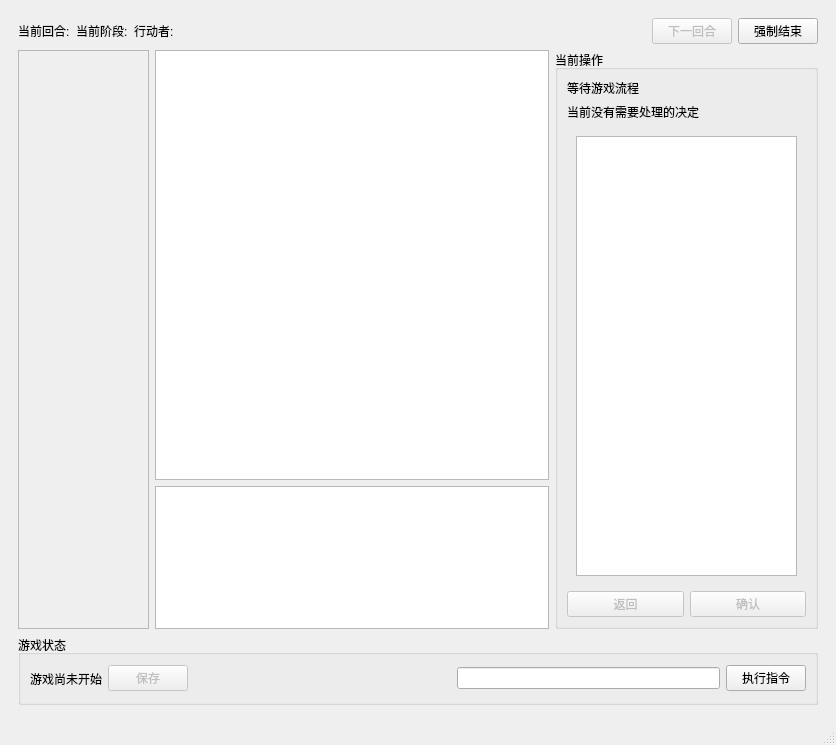
<?xml version="1.0" encoding="UTF-8"?>
<ui version="4.0">
 <class>MainWindow</class>
 <widget class="QMainWindow" name="MainWindow">
  <property name="geometry">
   <rect>
    <x>0</x>
    <y>0</y>
    <width>836</width>
    <height>745</height>
   </rect>
  </property>
  <property name="windowTitle">
   <string>Papermoon GM终端</string>
  </property>
  <widget class="QWidget" name="centralwidget">
   <layout class="QVBoxLayout" name="verticalLayout">
    <item>
     <widget class="QStackedWidget" name="mainStack">
      <property name="currentIndex">
       <number>2</number>
      </property>
      <widget class="QWidget" name="mainMenuPage">
       <layout class="QVBoxLayout" name="mainMenuPageLayout">
        <item>
         <widget class="QLabel" name="label">
          <property name="font">
           <font>
            <pointsize>16</pointsize>
           </font>
          </property>
          <property name="text">
           <string>Papermoon</string>
          </property>
         </widget>
        </item>
        <item>
         <spacer name="mainMenuTopSpacer">
          <property name="orientation">
           <enum>Qt::Orientation::Vertical</enum>
          </property>
          <property name="sizeHint" stdset="0">
           <size>
            <width>20</width>
            <height>40</height>
           </size>
          </property>
         </spacer>
        </item>
        <item>
         <layout class="QHBoxLayout" name="mainMenuCenterLayout">
          <item>
           <spacer name="mainMenuLeftSpacer">
            <property name="orientation">
             <enum>Qt::Orientation::Horizontal</enum>
            </property>
            <property name="sizeHint" stdset="0">
             <size>
              <width>40</width>
              <height>20</height>
             </size>
            </property>
           </spacer>
          </item>
          <item>
           <widget class="QFrame" name="mainMenuPanel">
            <property name="minimumSize">
             <size>
              <width>280</width>
              <height>250</height>
             </size>
            </property>
            <property name="maximumSize">
             <size>
              <width>320</width>
              <height>280</height>
             </size>
            </property>
            <property name="frameShape">
             <enum>QFrame::Shape::StyledPanel</enum>
            </property>
            <property name="frameShadow">
             <enum>QFrame::Shadow::Raised</enum>
            </property>
            <layout class="QVBoxLayout" name="verticalLayout_2">
             <item>
              <widget class="QPushButton" name="newGameButton">
               <property name="minimumSize">
                <size>
                 <width>240</width>
                 <height>44</height>
                </size>
               </property>
               <property name="font">
                <font>
                 <pointsize>12</pointsize>
                 <bold>true</bold>
                </font>
               </property>
               <property name="text">
                <string>新游戏</string>
               </property>
              </widget>
             </item>
             <item>
              <widget class="QPushButton" name="loadGameButton">
               <property name="minimumSize">
                <size>
                 <width>240</width>
                 <height>44</height>
                </size>
               </property>
               <property name="font">
                <font>
                 <pointsize>12</pointsize>
                 <bold>true</bold>
                </font>
               </property>
               <property name="text">
                <string>加载游戏</string>
               </property>
              </widget>
             </item>
             <item>
              <widget class="QPushButton" name="exitButton">
               <property name="minimumSize">
                <size>
                 <width>240</width>
                 <height>44</height>
                </size>
               </property>
               <property name="font">
                <font>
                 <pointsize>12</pointsize>
                 <bold>true</bold>
                </font>
               </property>
               <property name="text">
                <string>退出</string>
               </property>
              </widget>
             </item>
            </layout>
           </widget>
          </item>
          <item>
           <spacer name="mainMenuRightSpacer">
            <property name="orientation">
             <enum>Qt::Orientation::Horizontal</enum>
            </property>
            <property name="sizeHint" stdset="0">
             <size>
              <width>40</width>
              <height>20</height>
             </size>
            </property>
           </spacer>
          </item>
         </layout>
        </item>
        <item>
         <spacer name="mainMenuBottomSpacer">
          <property name="orientation">
           <enum>Qt::Orientation::Vertical</enum>
          </property>
          <property name="sizeHint" stdset="0">
           <size>
            <width>20</width>
            <height>40</height>
           </size>
          </property>
         </spacer>
        </item>
       </layout>
      </widget>
      <widget class="QWidget" name="setupPage">
       <layout class="QVBoxLayout" name="verticalLayout_7">
        <item>
         <layout class="QHBoxLayout" name="horizontalLayout">
          <item>
           <layout class="QVBoxLayout" name="verticalLayout_3">
            <item>
             <widget class="QPushButton" name="backToMenuButton">
              <property name="font">
               <font>
                <pointsize>12</pointsize>
               </font>
              </property>
              <property name="text">
               <string>返回</string>
              </property>
             </widget>
            </item>
            <item>
             <widget class="QLabel" name="setupTitleLabel">
              <property name="font">
               <font>
                <pointsize>12</pointsize>
                <bold>true</bold>
               </font>
              </property>
              <property name="text">
               <string>新游戏配置</string>
              </property>
             </widget>
            </item>
           </layout>
          </item>
          <item>
           <spacer name="horizontalSpacer_3">
            <property name="orientation">
             <enum>Qt::Orientation::Horizontal</enum>
            </property>
            <property name="sizeHint" stdset="0">
             <size>
              <width>761</width>
              <height>20</height>
             </size>
            </property>
           </spacer>
          </item>
         </layout>
        </item>
        <item>
         <widget class="QScrollArea" name="setupScrollArea">
          <property name="minimumSize">
           <size>
            <width>800</width>
            <height>500</height>
           </size>
          </property>
          <property name="widgetResizable">
           <bool>true</bool>
          </property>
          <widget class="QWidget" name="scrollAreaWidgetContents">
           <property name="geometry">
            <rect>
             <x>0</x>
             <y>0</y>
             <width>900</width>
             <height>1200</height>
            </rect>
           </property>
           <property name="minimumSize">
            <size>
             <width>900</width>
             <height>1200</height>
            </size>
           </property>
           <layout class="QVBoxLayout" name="verticalLayout_4">
            <item>
             <widget class="QGroupBox" name="mapSetupGroup">
              <property name="title">
               <string>地图</string>
              </property>
              <layout class="QGridLayout" name="gridLayout">
               <property name="horizontalSpacing">
                <number>8</number>
               </property>
               <item row="1" column="0" colspan="2">
                <widget class="QPushButton" name="importMapButton">
                 <property name="text">
                  <string>导入地图</string>
                 </property>
                </widget>
               </item>
               <item row="1" column="3">
                <widget class="QLabel" name="mapSummaryLabel">
                 <property name="text">
                  <string>TextLabel</string>
                 </property>
                </widget>
               </item>
               <item row="1" column="4" rowspan="2">
                <spacer name="horizontalSpacer_4">
                 <property name="orientation">
                  <enum>Qt::Orientation::Horizontal</enum>
                 </property>
                 <property name="sizeHint" stdset="0">
                  <size>
                   <width>728</width>
                   <height>20</height>
                  </size>
                 </property>
                </spacer>
               </item>
               <item row="1" column="2">
                <widget class="QPushButton" name="clearMapButton">
                 <property name="text">
                  <string>清除地图</string>
                 </property>
                </widget>
               </item>
               <item row="2" column="0" colspan="2">
                <widget class="QLabel" name="grailLocationTips">
                 <property name="text">
                  <string>圣杯出现位置</string>
                 </property>
                </widget>
               </item>
               <item row="2" column="2" colspan="2">
                <widget class="QComboBox" name="grailLocationCombo">
                 <property name="minimumSize">
                  <size>
                   <width>180</width>
                   <height>0</height>
                  </size>
                 </property>
                </widget>
               </item>
               <item row="0" column="0" colspan="3">
                <widget class="QLineEdit" name="mapPathEdit">
                 <property name="readOnly">
                  <bool>true</bool>
                 </property>
                </widget>
               </item>
               <item row="0" column="3">
                <widget class="QPushButton" name="browseMapButton">
                 <property name="minimumSize">
                  <size>
                   <width>72</width>
                   <height>0</height>
                  </size>
                 </property>
                 <property name="maximumSize">
                  <size>
                   <width>72</width>
                   <height>16777215</height>
                  </size>
                 </property>
                 <property name="text">
                  <string>浏览…</string>
                 </property>
                </widget>
               </item>
              </layout>
             </widget>
            </item>
            <item>
             <widget class="QLabel" name="label_2">
              <property name="font">
               <font>
                <pointsize>12</pointsize>
                <bold>false</bold>
               </font>
              </property>
              <property name="text">
               <string>在此导入地图和参战角色</string>
              </property>
             </widget>
            </item>
            <item>
             <widget class="QGroupBox" name="characterSetupGroup">
              <property name="title">
               <string>参战角色</string>
              </property>
              <layout class="QGridLayout" name="gridLayout_2">
               <item row="1" column="2">
                <spacer name="horizontalSpacer_5">
                 <property name="orientation">
                  <enum>Qt::Orientation::Horizontal</enum>
                 </property>
                 <property name="sizeHint" stdset="0">
                  <size>
                   <width>678</width>
                   <height>20</height>
                  </size>
                 </property>
                </spacer>
               </item>
               <item row="2" column="0">
                <widget class="QPushButton" name="removeCharacterButton">
                 <property name="text">
                  <string>移除角色</string>
                 </property>
                </widget>
               </item>
               <item row="1" column="0">
                <widget class="QPushButton" name="importCharacterButton">
                 <property name="text">
                  <string>导入角色</string>
                 </property>
                </widget>
               </item>
               <item row="1" column="1">
                <widget class="QPushButton" name="viewCharacterButton">
                 <property name="text">
                  <string>查看角色</string>
                 </property>
                </widget>
               </item>
               <item row="0" column="0" colspan="2">
                <widget class="QTableWidget" name="characterTable"/>
               </item>
               <item row="2" column="1">
                <widget class="QPushButton" name="setRelationshipButton">
                 <property name="text">
                  <string>设置主从</string>
                 </property>
                </widget>
               </item>
              </layout>
             </widget>
            </item>
            <item>
             <widget class="QGroupBox" name="ruleSetupGroup">
              <property name="title">
               <string>游戏规则</string>
              </property>
              <layout class="QGridLayout" name="ruleSetupLayout">
               <item row="0" column="0">
                    <widget class="QLabel" name="maximumTurnsLabel">
                     <property name="text">
                      <string>最大回合数</string>
                     </property>
                    </widget>
               </item>
               <item row="0" column="2">
                    <widget class="QSpinBox" name="MaximumTurnsSpinBox">
                     <property name="minimum">
                      <number>60</number>
                     </property>
                     <property name="maximum">
                      <number>9999999</number>
                     </property>
                     <property name="value">
                      <number>120</number>
                     </property>
                    </widget>
               </item>
               <item row="1" column="0">
                    <widget class="QLabel" name="grailAppearanceConditionLabel">
                     <property name="text">
                      <string>圣杯出现条件</string>
                     </property>
                    </widget>
               </item>
               <item row="1" column="1">
                    <widget class="QLabel" name="descriptionLabel0">
                     <property name="text">
                      <string>退场</string>
                     </property>
                    </widget>
               </item>
               <item row="1" column="2">
                    <widget class="QSpinBox" name="grailAppearanceConditionSpinBox">
                     <property name="maximum">
                      <number>14</number>
                     </property>
                     <property name="value">
                      <number>4</number>
                     </property>
                    </widget>
               </item>
               <item row="1" column="3">
                    <widget class="QLabel" name="descriptionLabel1">
                     <property name="text">
                      <string>名从者</string>
                     </property>
                    </widget>
               </item>
               <item row="2" column="0">
                    <widget class="QLabel" name="grailReadyConditionLabel">
                     <property name="text">
                      <string>圣杯就绪条件</string>
                     </property>
                    </widget>
               </item>
               <item row="2" column="1">
                    <widget class="QLabel" name="descriptionLabel0_2">
                     <property name="text">
                      <string>退场</string>
                     </property>
                    </widget>
               </item>
               <item row="2" column="2">
                    <widget class="QSpinBox" name="grailReadyConditionSpinBox">
                     <property name="maximum">
                      <number>14</number>
                     </property>
                     <property name="value">
                      <number>6</number>
                     </property>
                    </widget>
               </item>
               <item row="2" column="3">
                    <widget class="QLabel" name="descriptionLabel1_2">
                     <property name="text">
                      <string>名从者</string>
                     </property>
                    </widget>
               </item>
               <item row="0" column="4" rowspan="3">
                <spacer name="horizontalSpacer_6">
                 <property name="orientation">
                  <enum>Qt::Orientation::Horizontal</enum>
                 </property>
                 <property name="sizeHint" stdset="0">
                  <size>
                   <width>465</width>
                   <height>20</height>
                  </size>
                 </property>
                </spacer>
               </item>
              </layout>
             </widget>
            </item>
            <item>
             <spacer name="verticalSpacer">
              <property name="orientation">
               <enum>Qt::Orientation::Vertical</enum>
              </property>
              <property name="sizeHint" stdset="0">
               <size>
                <width>20</width>
                <height>319</height>
               </size>
              </property>
             </spacer>
            </item>
           </layout>
          </widget>
         </widget>
        </item>
        <item>
         <widget class="QPushButton" name="gameStartButton">
          <property name="minimumSize">
           <size>
            <width>0</width>
            <height>50</height>
           </size>
          </property>
          <property name="text">
           <string>创建游戏</string>
          </property>
         </widget>
        </item>
       </layout>
      </widget>
      <widget class="QWidget" name="gamePage">
       <layout class="QVBoxLayout" name="gamePageLayout" stretch="0,1">
        <item>
         <layout class="QHBoxLayout" name="gameHeaderLayout">
          <item>
           <widget class="QLabel" name="globalTurnLabel">
            <property name="text">
             <string>当前回合:</string>
            </property>
           </widget>
          </item>
          <item>
           <widget class="QLabel" name="gamePhaseLabel">
            <property name="text">
             <string>当前阶段:</string>
            </property>
           </widget>
          </item>
          <item>
           <widget class="QLabel" name="currentActorLabel">
            <property name="text">
             <string>行动者:</string>
            </property>
           </widget>
          </item>
          <item>
           <spacer name="horizontalSpacer_9">
            <property name="orientation">
             <enum>Qt::Orientation::Horizontal</enum>
            </property>
            <property name="sizeHint" stdset="0">
             <size>
              <width>40</width>
              <height>20</height>
             </size>
            </property>
           </spacer>
          </item>
          <item>
           <widget class="QPushButton" name="nextTurnButton">
            <property name="enabled">
             <bool>false</bool>
            </property>
            <property name="text">
             <string>下一回合</string>
            </property>
           </widget>
          </item>
          <item>
           <widget class="QPushButton" name="endGameButton">
            <property name="text">
             <string>强制结束</string>
            </property>
           </widget>
          </item>
         </layout>
        </item>
        <item>
         <layout class="QVBoxLayout" name="gameContentLayout" stretch="1,0">
          <item>
           <layout class="QHBoxLayout" name="gameMainLayout" stretch="1,3,2">
            <item>
             <widget class="QScrollArea" name="gameCharacterScrollArea">
              <property name="widgetResizable">
               <bool>true</bool>
              </property>
              <widget class="QWidget" name="gameCharacterButtonContainer">
               <property name="geometry">
                <rect>
                 <x>0</x>
                 <y>0</y>
                 <width>129</width>
                 <height>553</height>
                </rect>
               </property>
               <layout class="QVBoxLayout" name="gameCharacterButtonLayout"/>
              </widget>
             </widget>
            </item>
            <item>
             <layout class="QVBoxLayout" name="gameCenterLayout" stretch="3,1">
              <item>
               <widget class="QGraphicsView" name="gameMapView"/>
              </item>
              <item>
               <widget class="QTextEdit" name="gameLogEdit">
                <property name="readOnly">
                 <bool>true</bool>
                </property>
               </widget>
              </item>
             </layout>
            </item>
            <item>
             <widget class="QGroupBox" name="decisionGroup">
              <property name="title">
               <string>当前操作</string>
              </property>
              <layout class="QVBoxLayout" name="verticalLayout_8">
               <item>
                <layout class="QVBoxLayout" name="decisionContentLayout">
                 <item>
                  <widget class="QLabel" name="currentRequestLabel">
                   <property name="text">
                    <string>等待游戏流程</string>
                   </property>
                  </widget>
                 </item>
                 <item>
                  <widget class="QLabel" name="decisionPromptLabel">
                   <property name="text">
                    <string>当前没有需要处理的决定</string>
                   </property>
                   <property name="wordWrap">
                    <bool>true</bool>
                   </property>
                  </widget>
                 </item>
                 <item>
                  <widget class="QStackedWidget" name="decisionInputStack">
                   <property name="currentIndex">
                    <number>0</number>
                   </property>
                   <widget class="QWidget" name="choiceDecisionPage">
                    <layout class="QVBoxLayout" name="verticalLayout_9">
                     <item>
                      <widget class="QListWidget" name="decisionOptionList"/>
                     </item>
                    </layout>
                   </widget>
                   <widget class="QWidget" name="numberDecisionPage">
                    <widget class="QWidget" name="layoutWidget">
                     <property name="geometry">
                      <rect>
                       <x>10</x>
                       <y>20</y>
                       <width>73</width>
                       <height>44</height>
                      </rect>
                     </property>
                     <layout class="QVBoxLayout" name="verticalLayout_10">
                      <item>
                       <widget class="QLabel" name="numberDecisionLabel">
                        <property name="text">
                         <string>输入数值</string>
                        </property>
                       </widget>
                      </item>
                      <item>
                       <widget class="QSpinBox" name="spinBox">
                        <property name="maximum">
                         <number>9999999</number>
                        </property>
                       </widget>
                      </item>
                     </layout>
                    </widget>
                   </widget>
                   <widget class="QWidget" name="textDecisionPage">
                    <widget class="QLineEdit" name="decisionTextEdit">
                     <property name="geometry">
                      <rect>
                       <x>10</x>
                       <y>30</y>
                       <width>201</width>
                       <height>20</height>
                      </rect>
                     </property>
                    </widget>
                   </widget>
                  </widget>
                 </item>
                </layout>
               </item>
               <item>
                <layout class="QHBoxLayout" name="decisionButtonLayout">
                 <item>
                  <widget class="QPushButton" name="decisionBackButton">
                   <property name="enabled">
                    <bool>false</bool>
                   </property>
                   <property name="text">
                    <string>返回</string>
                   </property>
                  </widget>
                 </item>
                 <item>
                  <widget class="QPushButton" name="decisionConfirmButton">
                   <property name="enabled">
                    <bool>false</bool>
                   </property>
                   <property name="text">
                    <string>确认</string>
                   </property>
                  </widget>
                 </item>
                </layout>
               </item>
              </layout>
             </widget>
            </item>
           </layout>
          </item>
          <item>
           <widget class="QGroupBox" name="checkpointGroup">
            <property name="sizePolicy">
             <sizepolicy hsizetype="Preferred" vsizetype="Fixed">
              <horstretch>0</horstretch>
              <verstretch>0</verstretch>
             </sizepolicy>
            </property>
            <property name="minimumSize">
             <size>
              <width>0</width>
              <height>70</height>
             </size>
            </property>
            <property name="title">
             <string>游戏状态</string>
            </property>
            <layout class="QHBoxLayout" name="checkpointLayout">
             <item>
              <widget class="QLabel" name="checkpointStatusLabel">
               <property name="text">
                <string>游戏尚未开始</string>
               </property>
              </widget>
             </item>
             <item>
              <widget class="QPushButton" name="saveGameButton">
               <property name="enabled">
                <bool>false</bool>
               </property>
               <property name="text">
                <string>保存</string>
               </property>
              </widget>
             </item>
             <item>
              <spacer name="horizontalSpacer_10">
               <property name="orientation">
                <enum>Qt::Orientation::Horizontal</enum>
               </property>
               <property name="sizeHint" stdset="0">
                <size>
                 <width>40</width>
                 <height>20</height>
                </size>
               </property>
              </spacer>
             </item>
             <item>
              <widget class="QLineEdit" name="GMCommandEdit"/>
             </item>
             <item>
              <widget class="QPushButton" name="commandExecutionButton">
               <property name="text">
                <string>执行指令</string>
               </property>
              </widget>
             </item>
            </layout>
           </widget>
          </item>
         </layout>
        </item>
       </layout>
      </widget>
      <widget class="QWidget" name="placementPage">
       <widget class="QLabel" name="placementTitleLabel">
        <property name="geometry">
         <rect>
          <x>0</x>
          <y>30</y>
          <width>81</width>
          <height>16</height>
         </rect>
        </property>
        <property name="text">
         <string>设置初始位置</string>
        </property>
       </widget>
       <widget class="QPushButton" name="placementBackButton">
        <property name="geometry">
         <rect>
          <x>0</x>
          <y>0</y>
          <width>75</width>
          <height>24</height>
         </rect>
        </property>
        <property name="text">
         <string>返回</string>
        </property>
       </widget>
       <widget class="QLabel" name="placementProgressLabel">
        <property name="geometry">
         <rect>
          <x>0</x>
          <y>50</y>
          <width>81</width>
          <height>16</height>
         </rect>
        </property>
        <property name="text">
         <string>已设置0/4</string>
        </property>
       </widget>
       <widget class="QSplitter" name="splitter">
        <property name="geometry">
         <rect>
          <x>0</x>
          <y>70</y>
          <width>724</width>
          <height>347</height>
         </rect>
        </property>
        <property name="orientation">
         <enum>Qt::Orientation::Horizontal</enum>
        </property>
        <widget class="QListWidget" name="placementCharacterList"/>
        <widget class="QGraphicsView" name="placementMapView"/>
        <widget class="QGroupBox" name="placementDetailGroup">
         <property name="minimumSize">
          <size>
           <width>200</width>
           <height>300</height>
          </size>
         </property>
         <property name="title">
          <string>初始位置</string>
         </property>
         <layout class="QVBoxLayout" name="verticalLayout_6">
          <item>
           <widget class="QPushButton" name="groupEditButton">
            <property name="maximumSize">
             <size>
              <width>75</width>
              <height>16777215</height>
             </size>
            </property>
            <property name="text">
             <string>分组编辑</string>
            </property>
           </widget>
          </item>
          <item>
           <layout class="QVBoxLayout" name="verticalLayout_5">
            <item>
             <widget class="QScrollArea" name="setLocationScrollArea">
              <property name="sizePolicy">
               <sizepolicy hsizetype="Expanding" vsizetype="Expanding">
                <horstretch>0</horstretch>
                <verstretch>1</verstretch>
               </sizepolicy>
              </property>
              <property name="minimumSize">
               <size>
                <width>190</width>
                <height>19</height>
               </size>
              </property>
              <property name="maximumSize">
               <size>
                <width>16777215</width>
                <height>16777215</height>
               </size>
              </property>
              <property name="widgetResizable">
               <bool>true</bool>
              </property>
              <widget class="QWidget" name="scrollAreaWidgetContents_2">
               <property name="geometry">
                <rect>
                 <x>0</x>
                 <y>0</y>
                 <width>160</width>
                 <height>292</height>
                </rect>
               </property>
               <property name="minimumSize">
                <size>
                 <width>0</width>
                 <height>292</height>
                </size>
               </property>
               <layout class="QVBoxLayout" name="placementRowsLayout">
                <item>
                 <layout class="QHBoxLayout" name="saberPlacementLayout">
                  <item>
                   <widget class="QLabel" name="saberGroupLabel">
                    <property name="text">
                     <string>Saber组</string>
                    </property>
                   </widget>
                  </item>
                  <item>
                   <widget class="QComboBox" name="saberLocation"/>
                  </item>
                 </layout>
                </item>
                <item>
                 <layout class="QHBoxLayout" name="archerPlacementLayout">
                  <item>
                   <widget class="QLabel" name="archerGroupLabel">
                    <property name="text">
                     <string>Archer组</string>
                    </property>
                   </widget>
                  </item>
                  <item>
                   <widget class="QComboBox" name="archerLocation"/>
                  </item>
                 </layout>
                </item>
                <item>
                 <layout class="QHBoxLayout" name="lancerPlacementLayout">
                  <item>
                   <widget class="QLabel" name="lancerGroupLabel">
                    <property name="text">
                     <string>Lancer组</string>
                    </property>
                   </widget>
                  </item>
                  <item>
                   <widget class="QComboBox" name="lancerLocation"/>
                  </item>
                 </layout>
                </item>
                <item>
                 <layout class="QHBoxLayout" name="riderPlacementLayout">
                  <item>
                   <widget class="QLabel" name="riderGroupLabel">
                    <property name="text">
                     <string>Rider组</string>
                    </property>
                   </widget>
                  </item>
                  <item>
                   <widget class="QComboBox" name="riderLocation"/>
                  </item>
                 </layout>
                </item>
                <item>
                 <layout class="QHBoxLayout" name="casterPlacementLayout">
                  <item>
                   <widget class="QLabel" name="casterGroupLabel">
                    <property name="text">
                     <string>Caster组</string>
                    </property>
                   </widget>
                  </item>
                  <item>
                   <widget class="QComboBox" name="casterLocation"/>
                  </item>
                 </layout>
                </item>
                <item>
                 <layout class="QHBoxLayout" name="assassinPlacementLayout">
                  <item>
                   <widget class="QLabel" name="assassinGroupLabel">
                    <property name="text">
                     <string>Assassin组</string>
                    </property>
                   </widget>
                  </item>
                  <item>
                   <widget class="QComboBox" name="assassinLocation"/>
                  </item>
                 </layout>
                </item>
                <item>
                 <layout class="QHBoxLayout" name="berserkerPlacementLayout">
                  <item>
                   <widget class="QLabel" name="berserkerGroupLabel">
                    <property name="text">
                     <string>Berserker组</string>
                    </property>
                   </widget>
                  </item>
                  <item>
                   <widget class="QComboBox" name="berserkerLocation"/>
                  </item>
                 </layout>
                </item>
                <item>
                 <layout class="QHBoxLayout" name="extraPlacementLayout">
                  <item>
                   <widget class="QLabel" name="extraGroupLabel">
                    <property name="text">
                     <string>Extra组</string>
                    </property>
                   </widget>
                  </item>
                  <item>
                   <widget class="QComboBox" name="extraLocation"/>
                  </item>
                 </layout>
                </item>
               </layout>
              </widget>
             </widget>
            </item>
            <item>
             <layout class="QHBoxLayout" name="horizontalLayout_6">
              <item>
               <widget class="QPushButton" name="addPlacementGroupButton">
                <property name="text">
                 <string>新增</string>
                </property>
               </widget>
              </item>
              <item>
               <widget class="QPushButton" name="removePlacementGroupButton">
                <property name="text">
                 <string>删除</string>
                </property>
               </widget>
              </item>
             </layout>
            </item>
            <item>
             <layout class="QHBoxLayout" name="horizontalLayout_5">
              <item>
               <widget class="QPushButton" name="resetChooseButton">
                <property name="maximumSize">
                 <size>
                  <width>150</width>
                  <height>150</height>
                 </size>
                </property>
                <property name="text">
                 <string>重置</string>
                </property>
               </widget>
              </item>
              <item>
               <widget class="QPushButton" name="characterConfirmButton">
                <property name="maximumSize">
                 <size>
                  <width>150</width>
                  <height>150</height>
                 </size>
                </property>
                <property name="text">
                 <string>确认</string>
                </property>
               </widget>
              </item>
             </layout>
            </item>
           </layout>
          </item>
         </layout>
        </widget>
       </widget>
      </widget>
      <widget class="QWidget" name="groupMemberPage">
       <widget class="QGroupBox" name="groupMemberGroup">
        <property name="geometry">
         <rect>
          <x>0</x>
          <y>0</y>
          <width>671</width>
          <height>501</height>
         </rect>
        </property>
        <property name="title">
         <string>分组管理</string>
        </property>
        <widget class="QWidget" name="layoutWidget">
         <property name="geometry">
          <rect>
           <x>10</x>
           <y>20</y>
           <width>258</width>
           <height>224</height>
          </rect>
         </property>
         <layout class="QGridLayout" name="gridLayout_3">
          <item row="0" column="0" colspan="2">
           <widget class="QTableWidget" name="customGroupTable"/>
          </item>
          <item row="1" column="1">
           <widget class="QPushButton" name="removeGroupButton">
            <property name="text">
             <string>删除</string>
            </property>
           </widget>
          </item>
          <item row="1" column="0">
           <widget class="QPushButton" name="newGroupButton">
            <property name="text">
             <string>新建</string>
            </property>
           </widget>
          </item>
          <item row="2" column="0">
           <widget class="QPushButton" name="confirmGroupButton">
            <property name="text">
             <string>确认</string>
            </property>
           </widget>
          </item>
          <item row="2" column="1">
           <widget class="QPushButton" name="resetGroupButton">
            <property name="text">
             <string>重置</string>
            </property>
           </widget>
          </item>
         </layout>
        </widget>
       </widget>
      </widget>
     </widget>
    </item>
   </layout>
  </widget>
  <widget class="QMenuBar" name="menubar">
   <property name="geometry">
    <rect>
     <x>0</x>
     <y>0</y>
     <width>836</width>
     <height>22</height>
    </rect>
   </property>
  </widget>
  <widget class="QStatusBar" name="statusbar"/>
 </widget>
 <resources/>
 <connections/>
</ui>
